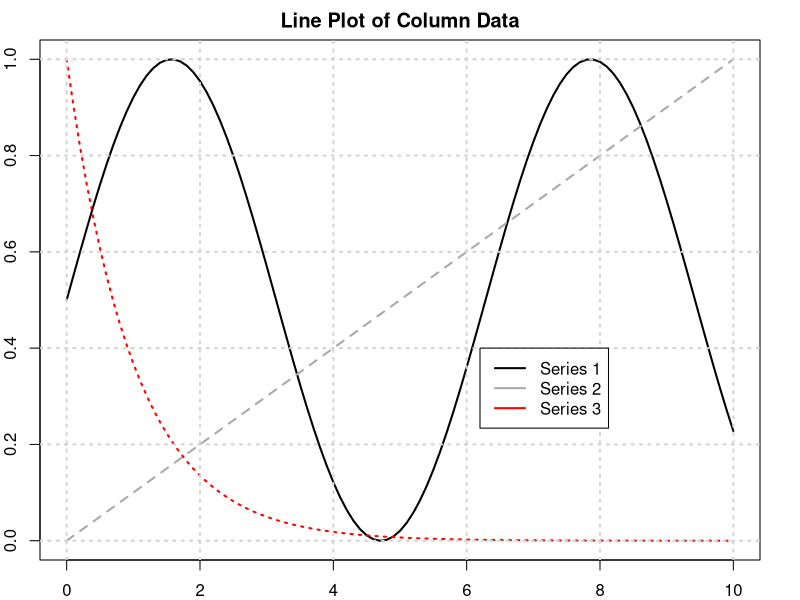

This chart was generated by the following R code:
#create line plot from column data

# Mise en place
rm(list = ls())

#read data 
M=read.table("../example_data/column_data.txt",sep=" ",header=FALSE)


x <- cbind(M[ ,1],M[ ,1],M[ ,1])
y <- cbind(M[ ,2],M[ ,3],M[ ,4])
#plotting margins.  
par(mar = c(2,2,2,2), font = 1.5)

matplot(x,y,type="l",xlab="X",ylab="Y",main="Line Plot of Column Data",
        col=c("black", "darkgray", "red"), lwd=c(2))

grid(col = "lightgray", lty = "dotted",
     lwd = c(2))

#add a legend
legend(6.2,0.4, c("Series 1","Series 2","Series 3"), lty=c(1,1),
       lwd=c(2,2),col=c("black","darkgray","red")) 
